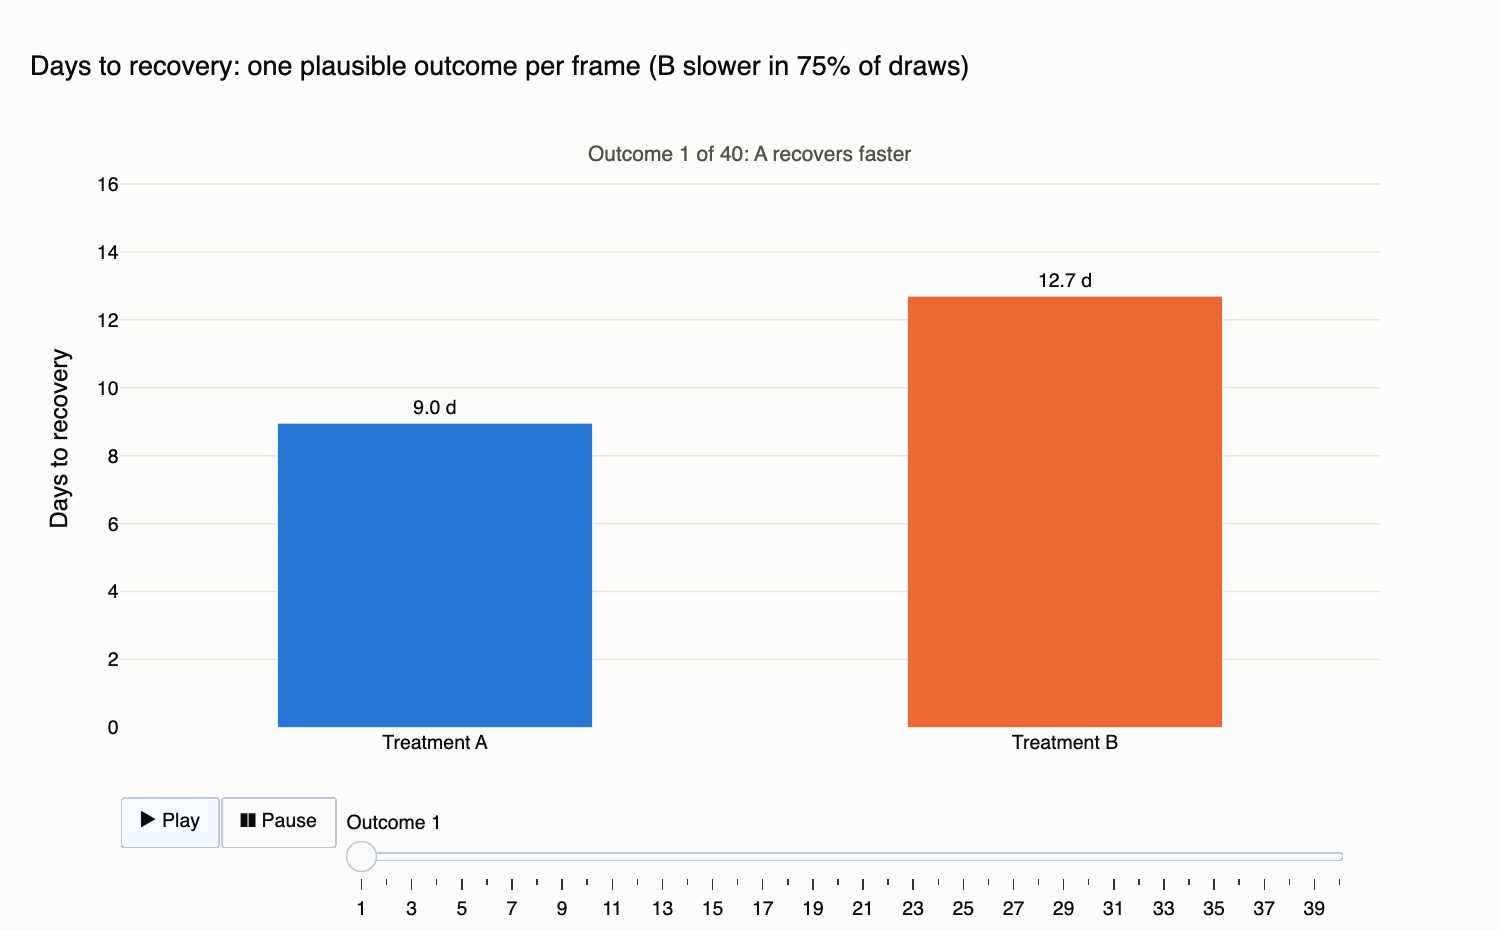

Reproduce this figure in Python.
"""
Hypothetical Outcome Plot (HOP)  -  family: Uncertainty

DESIGN PURPOSE
Animates uncertainty instead of summarizing it. Each frame shows one plausible
outcome drawn from the distribution, so viewers experience how often one
option beats another rather than reading overlapping error bars. Hullman et
al. (2015) found HOPs improve judgements of the probability that A > B.

WHEN TO USE
  - Answer "how often is A better than B?" when the uncertainty intervals
    overlap
  - Communicate model uncertainty to non-experts in an interactive or
    presentation setting
  - Show that a "winner" by average is not a guaranteed winner

AVOID WHEN
  - The output is printed or static (it needs animation; use gradient
    intervals or half-eye instead)
  - Readers need precise interval values
  - The animation would run too fast to follow (under ~300 ms per frame)

ALTERNATIVES
  - Half-eye plot (static)
  - Quantile dotplot
  - Bar chart with intervals plus a stated probability that A > B

REFERENCE
  - Hullman, J., Resnick, P. & Adar, E. (2015). Hypothetical outcome plots
    outperform error bars and violin plots for inferences about reliability of
    variable ordering. PLOS ONE 10(11), e0142444.
    https://doi.org/10.1371/journal.pone.0142444

EXAMPLE
Days to recovery under two treatments, with uncertain averages (Treatment A ~
N(10, 1.6) and Treatment B ~ N(11.5, 1.6) days). Each frame is one draw;
synthetic data.

Run:  python hypothetical_outcomes.py
"""
import sys
from pathlib import Path

import numpy as np
import pandas as pd
import plotly.express as px
import plotly.graph_objects as go
import plotly.io as pio

PALETTE = ["#2a78d6", "#eb6834", "#1baf7a", "#eda100",
           "#e87ba4", "#008300", "#6250d6", "#e34948"]
pio.templates["vizlib"] = go.layout.Template(layout=dict(
    colorway=PALETTE, font=dict(family="Helvetica, Arial, sans-serif", size=13, color="#0b0b0b"),
    paper_bgcolor="#fcfcfb", plot_bgcolor="#fcfcfb", title=dict(x=0.02, xanchor="left"),
    xaxis=dict(gridcolor="#e6e5e1", linecolor="#c9c8c3", zeroline=False),
    yaxis=dict(gridcolor="#e6e5e1", linecolor="#c9c8c3", zeroline=False),
))
pio.templates.default = "plotly_white+vizlib"

# --- Example data ------------------------------------------------------------
rng = np.random.default_rng(4)
n_frames = 40
draws = pd.DataFrame({
    "A": rng.normal(10, 1.6, n_frames),
    "B": rng.normal(11.5, 1.6, n_frames),
})
p_b_slower = (draws["B"] > draws["A"]).mean()
print(f"B slower than A in {p_b_slower:.0%} of draws")
draws.head().round(1)

# --- Plot --------------------------------------------------------------------
labels = ["Treatment A", "Treatment B"]
colors = [PALETTE[0], PALETTE[1]]

def frame_data(i):
    vals = draws.iloc[i][["A", "B"]].values
    return [go.Bar(x=labels, y=vals, marker_color=colors, width=0.5,
                   text=[f"{v:.1f} d" for v in vals], textposition="outside",
                   hovertemplate="%{x}: %{y:.1f} days<extra></extra>")]

def frame_note(i):
    a, b = draws.iloc[i][["A", "B"]]
    who = "A recovers faster" if a < b else "B recovers faster"
    return [dict(text=f"Outcome {i + 1} of {n_frames}: {who}", x=0.5, y=1.02, xref="paper",
                 yref="paper", showarrow=False, font=dict(size=14, color="#52514e"))]

frames = [go.Frame(data=frame_data(i), name=str(i), layout=dict(annotations=frame_note(i)))
          for i in range(n_frames)]
fig = go.Figure(data=frame_data(0), frames=frames)
fig.update_layout(
    title=f"Days to recovery: one plausible outcome per frame (B slower in {p_b_slower:.0%} of draws)",
    yaxis=dict(range=[0, 17], title="Days to recovery"),
    annotations=frame_note(0), showlegend=False, height=520,
    updatemenus=[dict(type="buttons", x=0, y=-0.12, xanchor="left", direction="left", buttons=[
        dict(label="▶ Play", method="animate",
             args=[None, dict(frame=dict(duration=450, redraw=True), transition=dict(duration=0),
                              fromcurrent=True)]),
        dict(label="❚❚ Pause", method="animate",
             args=[[None], dict(frame=dict(duration=0, redraw=False), mode="immediate")]),
    ])],
    sliders=[dict(x=0.18, y=-0.08, len=0.8, currentvalue=dict(prefix="Outcome "),
                  steps=[dict(label=str(i + 1), method="animate",
                              args=[[str(i)], dict(frame=dict(duration=0, redraw=True), mode="immediate")])
                         for i in range(n_frames)])],
)

# --- Save / show -------------------------------------------------------------
out = Path(__file__).with_name(Path(__file__).stem + ".html")
fig.write_html(out, include_plotlyjs="cdn", div_id="hypothetical_outcomes")
try:  # static preview; needs kaleido + a local Chrome
    fig.write_image(out.with_suffix(".png"), width=1000, height=620, scale=1.5)
except Exception:
    pass
try:  # animated: also write a GIF preview from the frames (kaleido + Pillow)
    import io
    from PIL import Image
    still = go.Figure(fig)
    still.layout.updatemenus, still.layout.sliders = (), ()  # no play controls in a GIF
    step = max(1, len(fig.frames) // 40)
    images = []
    for frame in fig.frames[::step]:
        still.update(data=list(frame.data), layout=frame.layout)
        png = still.to_image(format="png", width=900, height=560)
        images.append(Image.open(io.BytesIO(png)).convert("P", palette=Image.ADAPTIVE))
    images[0].save(out.with_suffix(".gif"), save_all=True, append_images=images[1:],
                   duration=int(1000 / 6), loop=0)
except Exception as exc:
    print(f"GIF preview skipped: {exc}")
print(f"saved {out}")
if "--no-show" not in sys.argv:
    fig.show()
